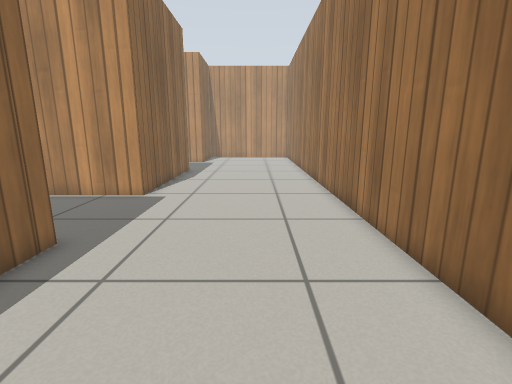
[1] (above)

14 first-person views from a walk through a Gazebo world. The camera is 0.71 m above the floor, tilts 12° down and sees 85° across. The floor is counted in squares, 0.25 m on a side. Each view is taken from the middle of a square. On the plan, view 1 faces up. The plan holds only what a view shows up to about 19 squares ahead; the rest is blank. Simple patterns stand in for the simulator's built-in surfaces.

[2]
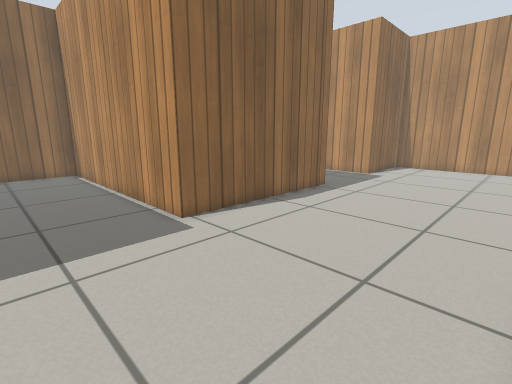

[3]
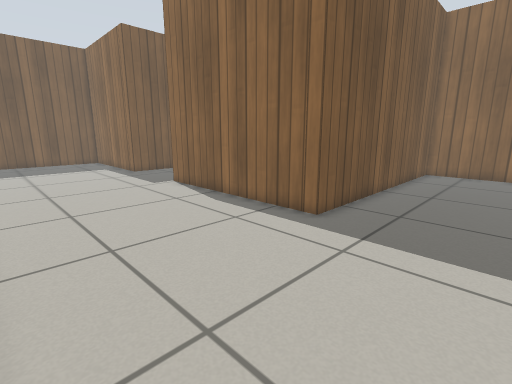

[4]
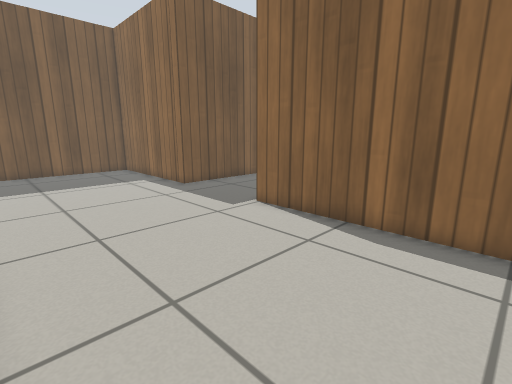

[5]
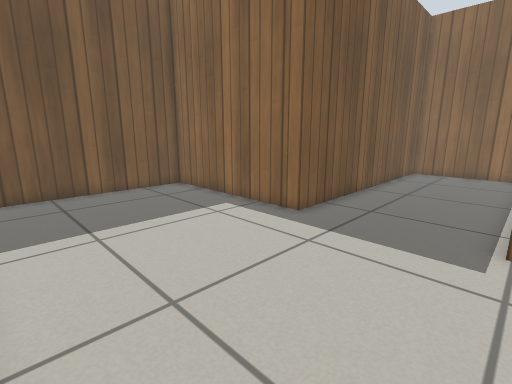

[6]
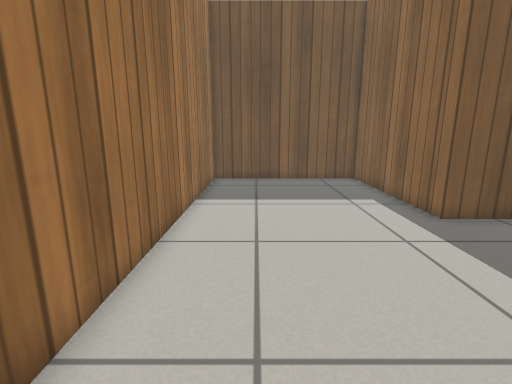

[7]
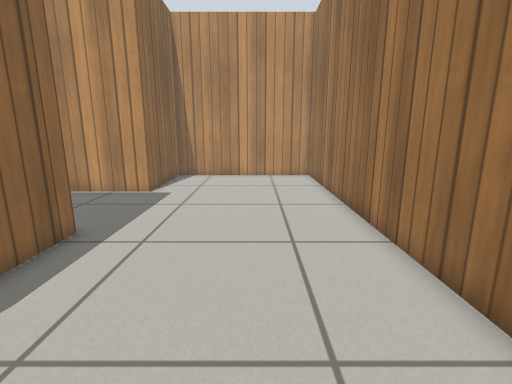

[8]
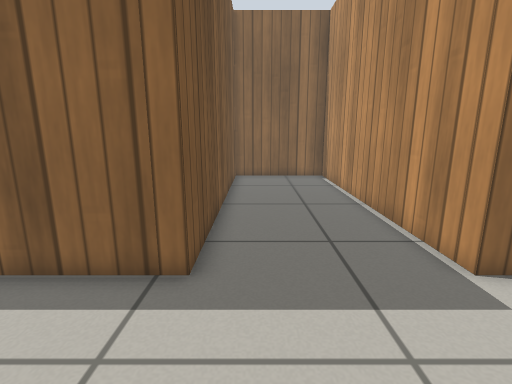

[9]
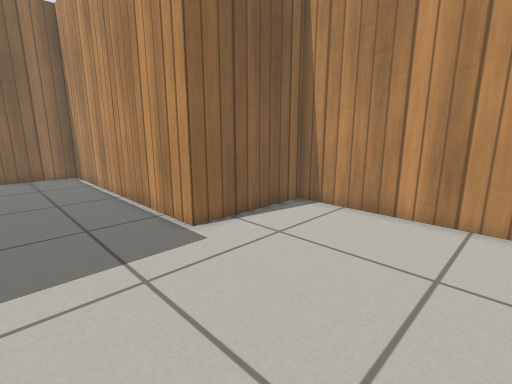

[10]
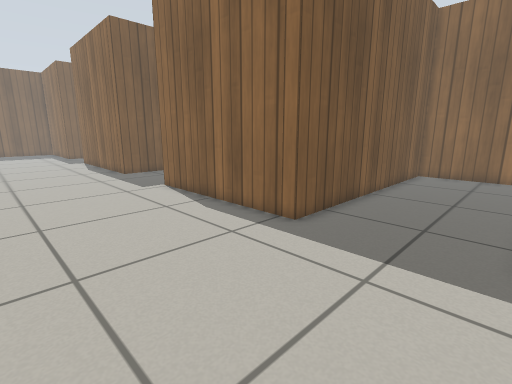

[11]
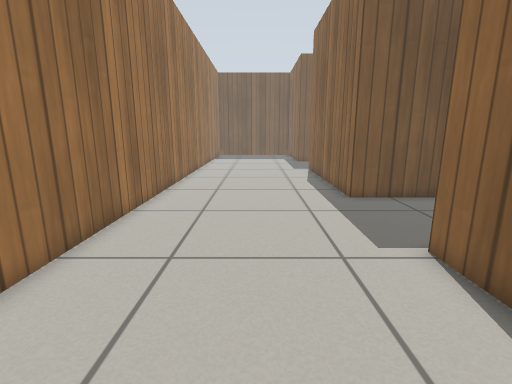

[12]
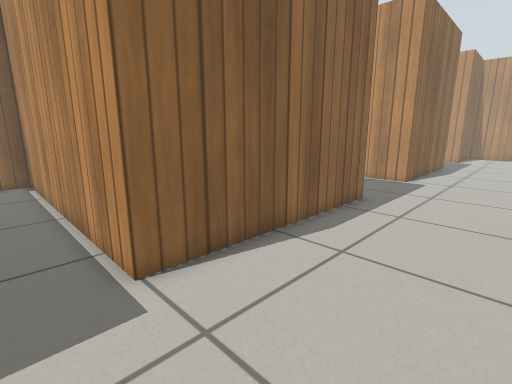

[13]
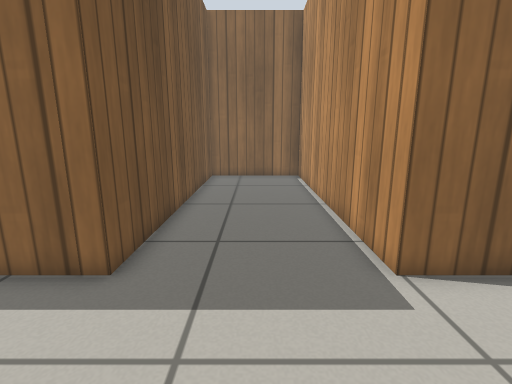

[14]
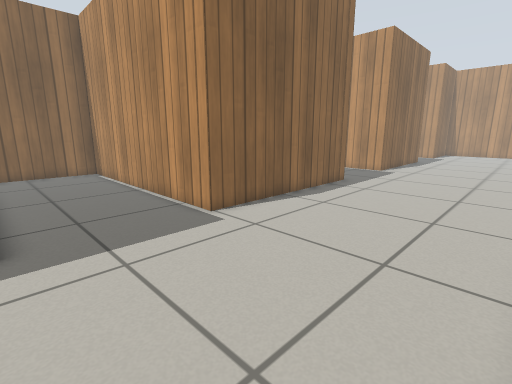

### Floor plan
Points are (right, up) in squares from view 1. A wall is a line through its corners. A room is listed if a view was taken in it or the views show most of it. See-through windows are left out.
Room 1 (views 1, 2, 3, 4, 5, 6, 7, 8, 9, 10, 11, 12, 13, 14)
walls: (-5.2, 6.9) (-5.2, -3.1) (-18.6, -3.1) (-18.6, -8.9) (-5.2, -8.9) (-5.2, -17.3) (3.6, -17.3) (3.6, 32.9) (-5.2, 32.9) (-5.2, 27.5) (-18.6, 27.5) (-18.6, 21.7) (-5.2, 21.7) (-5.2, 12.7) (-18.6, 12.7) (-18.6, 6.9) (-5.2, 6.9)

Where each view was taken, in squares from view 1:
view 1: 0 up, 0 right, facing up
view 2: 8 up, 3 right, facing up-left
view 3: 12 up, 3 right, facing down-left
view 4: 5 up, 3 right, facing down-left
view 5: 3 down, 3 right, facing down-left
view 6: 0 up, 1 right, facing down
view 7: 14 up, 0 right, facing up
view 8: 23 up, 0 right, facing left
view 9: 23 up, 2 right, facing up-left
view 10: 27 up, 2 right, facing down-left
view 11: 19 up, 1 left, facing down
view 12: 5 down, 0 right, facing up-left
view 13: 6 down, 0 right, facing left
view 14: 9 down, 3 right, facing up-left
